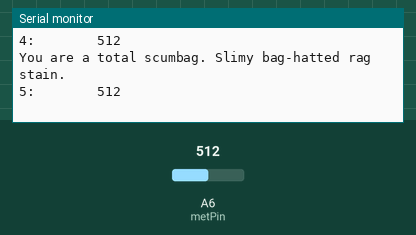
This sketch was run on a simulated Arduino Nano, built with avr-gcc and run on an emulated ATmega328P. Shown: the last lines printed to the serial monitor. The test bench sets the inputs (shaded band); at power-on: A6 (metPin) = 512.

Above: at 1.2 s.
1.3 s: A6 (metPin) set to 716
At 1.49 s:
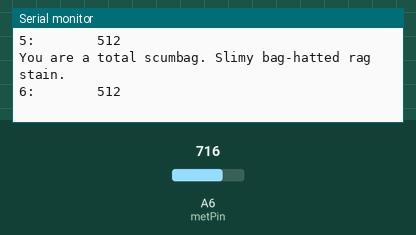
2.8 s: A6 (metPin) set to 900
At 3.01 s:
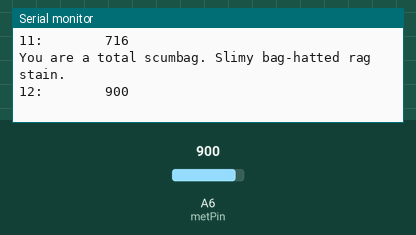
Timing chart, 0 to 5.8 s (numbered marks = the images above; inputs shaded):
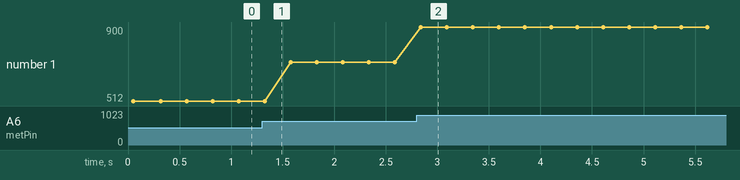

Measured:
- after the input at 2.8 s, the serial monitor: prints a new line at once (image 2)
- plotted number 1: 512 → 716 after the input at 1.3 s, 716 → 900 after the input at 2.8 s

The sketch:

FARTSENSOR_zomg_LOLLERCOASTER_rOfLcOpTeR.ino
```cpp
/*  zomg lolz0rz...it detects methane so obviously it's a fart sensor  */

const int metPin = A6;
int loopCount = 1;

boolean burpDetected = false;
boolean fartDetected = false;
boolean dickheadStatus = false;
boolean scumbagStatus = false;

void setup() {
  Serial.begin(19200);
}

void loop() {
  const int fartThreshold = 200;
  const int burpThreshold = 100;
  const int dickheadThreshold = 3;
  const int scumbagThreshold = 5;

  int metVal = analogRead(metPin);

  if(burpDetected == false && metVal > burpThreshold) {
    Serial.println(F("Humans fart 25% of their farts out their mouths."));
    burpDetected = true;
  }
  if(fartDetected == false) {
    if(metVal > fartThreshold) {
      Serial.println(F("FART OMG DENIED IT SUPPLIED IT LULZ BAHAHAHA!!!!"));
      fartDetected = true;
    }
  }
  else {
    if(dickheadStatus == false && metVal > fartThreshold) {
      Serial.println(F("Wow dude 4 realz??!?"));
      dickheadStatus = true;
    }
    else if(scumbagStatus == false) Serial.println(F("Really!?!? Wow, dude..."));
    if(dickheadStatus == true && metVal > fartThreshold) {
      Serial.println(F("You are a total scumbag. Slimy bag-hatted rag stain."));
      scumbagStatus = true;
    }
  }
  Serial.print(loopCount);
  Serial.print(F(":        "));
  Serial.println(metVal);
  loopCount++;
  delay(250);
}
```
